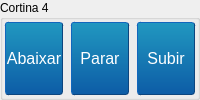
                   <widget class="QGroupBox" name="groupBox_7">
                    <property name="sizePolicy">
                     <sizepolicy hsizetype="Expanding" vsizetype="Expanding">
                      <horstretch>0</horstretch>
                      <verstretch>0</verstretch>
                     </sizepolicy>
                    </property>
                    <property name="title">
                     <string>Cortina 4</string>
                    </property>
                    <layout class="QGridLayout" name="gridLayout_22">
                     <property name="leftMargin">
                      <number>1</number>
                     </property>
                     <property name="topMargin">
                      <number>1</number>
                     </property>
                     <property name="rightMargin">
                      <number>1</number>
                     </property>
                     <property name="bottomMargin">
                      <number>1</number>
                     </property>
                     <item row="0" column="0">
                      <layout class="QHBoxLayout" name="horizontalLayout_8">
                       <item>
                        <widget class="QPushButton" name="mecanismo_mqtt_cort_4_0">
                         <property name="sizePolicy">
                          <sizepolicy hsizetype="Expanding" vsizetype="Expanding">
                           <horstretch>0</horstretch>
                           <verstretch>0</verstretch>
                          </sizepolicy>
                         </property>
                         <property name="minimumSize">
                          <size>
                           <width>60</width>
                           <height>0</height>
                          </size>
                         </property>
                         <property name="styleSheet">
                          <string notr="true">    QPushButton
    {
    font: 12pt Arial;
    margin: 1px;
    border-color: #0c457e;
    border-style: outset;
    border-radius: 3px;
    border-width: 1px;
    color: white;
    background-color: qlineargradient(x1: 0, y1: 0, x2: 0, y2: 1, stop: 0 #2198c0, stop: 1 #0d5ca6);
    }

    QPushButton:pressed
    {
    background-color: qlineargradient(x1: 0, y1: 0, x2: 0, y2: 1, stop: 0 #0d5ca6, stop: 1 #2198c0);
    }</string>
                         </property>
                         <property name="text">
                          <string>Abaixar</string>
                         </property>
                        </widget>
                       </item>
                       <item>
                        <widget class="QPushButton" name="mecanismo_mqtt_cort_4_2">
                         <property name="sizePolicy">
                          <sizepolicy hsizetype="Expanding" vsizetype="Expanding">
                           <horstretch>0</horstretch>
                           <verstretch>0</verstretch>
                          </sizepolicy>
                         </property>
                         <property name="minimumSize">
                          <size>
                           <width>60</width>
                           <height>0</height>
                          </size>
                         </property>
                         <property name="styleSheet">
                          <string notr="true">    QPushButton
    {
    font: 12pt Arial;
    margin: 1px;
    border-color: #0c457e;
    border-style: outset;
    border-radius: 3px;
    border-width: 1px;
    color: white;
    background-color: qlineargradient(x1: 0, y1: 0, x2: 0, y2: 1, stop: 0 #2198c0, stop: 1 #0d5ca6);
    }

    QPushButton:pressed
    {
    background-color: qlineargradient(x1: 0, y1: 0, x2: 0, y2: 1, stop: 0 #0d5ca6, stop: 1 #2198c0);
    }</string>
                         </property>
                         <property name="text">
                          <string>Parar</string>
                         </property>
                        </widget>
                       </item>
                       <item>
                        <widget class="QPushButton" name="mecanismo_mqtt_cort_4_1">
                         <property name="sizePolicy">
                          <sizepolicy hsizetype="Expanding" vsizetype="Expanding">
                           <horstretch>0</horstretch>
                           <verstretch>0</verstretch>
                          </sizepolicy>
                         </property>
                         <property name="minimumSize">
                          <size>
                           <width>60</width>
                           <height>0</height>
                          </size>
                         </property>
                         <property name="styleSheet">
                          <string notr="true">    QPushButton
    {
    font: 12pt Arial;
    margin: 1px;
    border-color: #0c457e;
    border-style: outset;
    border-radius: 3px;
    border-width: 1px;
    color: white;
    background-color: qlineargradient(x1: 0, y1: 0, x2: 0, y2: 1, stop: 0 #2198c0, stop: 1 #0d5ca6);
    }

    QPushButton:pressed
    {
    background-color: qlineargradient(x1: 0, y1: 0, x2: 0, y2: 1, stop: 0 #0d5ca6, stop: 1 #2198c0);
    }</string>
                         </property>
                         <property name="text">
                          <string>Subir</string>
                         </property>
                        </widget>
                       </item>
                      </layout>
                     </item>
                    </layout>
                   </widget>
